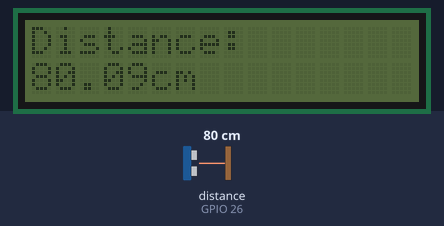
The program below on a simulated Raspberry Pi (BCM pin numbers). Parts: 16×2 character LCD. Inputs (shaded band) come from the test bench; at power-on: distance to the obstacle (sensor on GPIO 26) 80 cm. The echo pulse lasts 58.3 µs per cm; the clock reads 2024-03-15 10:24:30 at power-on unless the program sets it; what the program prints to the terminal is not drawn. At 9.3 s the program stops and its outputs stay as they are.

Above: at 1.3 s.

The program:

using_the_ultrasonic_sensor.py
```python
import RPi.GPIO as GPIO
import Adafruit_CharLCD as LCD
import time

GPIO.setmode(GPIO.BCM)
TRIG = 16
ECHO = 26
GPIO.setup(TRIG, GPIO.OUT)
GPIO.setup(ECHO, GPIO.IN)

class LCDModule:
  def __init__(self):
    self.address = 0x21
    self.lcd_columns = 16
    self.lcd_rows = 2
    self.lcd = LCD.Adafruit_CharLCDBackpack(address = self.address)

  def turn_off(self):
    self.lcd.set_backlight(1)

  def turn_on(self):
    self.lcd.set_backlight(0)

  def clear(self):
    self.lcd.clear()

  def write_lcd(self, text):
    self.turn_on()
    time.sleep(0.1)
    self.lcd.message(text)
    time.sleep(3)
    self.clear()
    time.sleep(0.1)
    self.turn_off()

lcd_screen = LCDModule()

print("~~DMIP~~")
GPIO.output(TRIG, False)
print("~~WFSTS~~")
time.sleep(1)
GPIO.output(TRIG, True)
time.sleep(0.00001)
GPIO.output(TRIG, False)
while GPIO.input(ECHO) == 0:
  pulse_start = time.time()
while GPIO.input(ECHO) == 1:
  pulse_end = time.time()

pulse_duration = pulse_end - pulse_start
distance = pulse_duration * 17150
distance = round(distance, 2)

lcd_screen.write_lcd(text = "Distance: \n%scm" % distance)
time.sleep(5)
lcd_screen.clear()
lcd_screen.turn_off()
GPIO.cleanup()
```

Measured:
- what the display in image 0 shows lasts 3.0 s, from 1.2 s to 4.2 s
